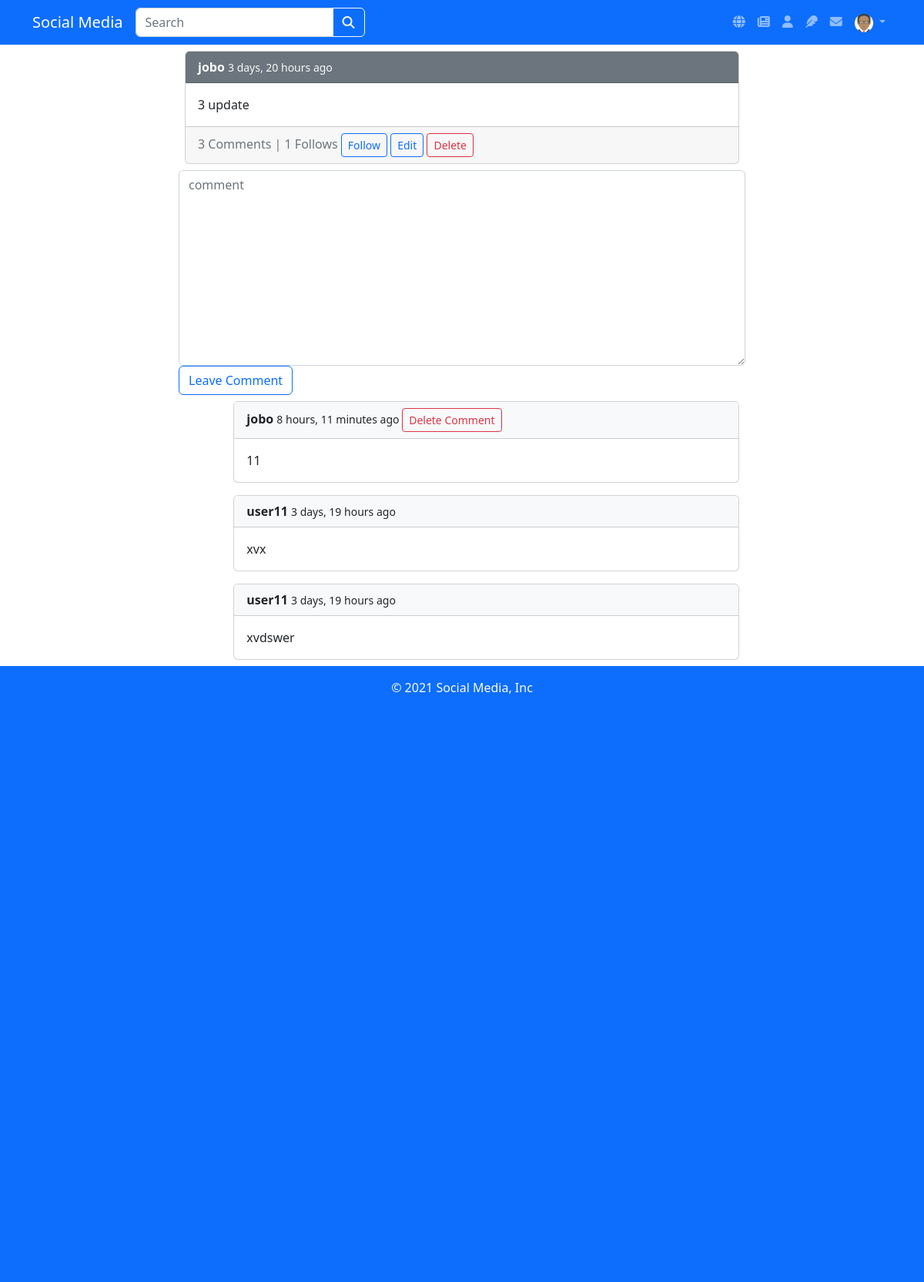
The app's page /posts/42/ (signed in) with its own data.
### users/models/profile.py (models this page shows, shortened)
class Profile(models.Model):
    GENDER_CHOICES = (
        ("M", "Male"),
        ("F", "Female"),
    )
    user = models.OneToOneField(User, on_delete=models.CASCADE)
    image = models.ImageField(default="default.jpg", upload_to="profile_pics")
    location = models.CharField(max_length=100)
    gender = models.CharField(max_length=1, choices=GENDER_CHOICES)

### posts/models/post.py (models this page shows, shortened)
class Post(models.Model):
    content = models.TextField()
    date_posted = models.DateTimeField(default=timezone.now)
    date_modified = models.DateTimeField(auto_now=True)
    author = models.ForeignKey(User, on_delete=models.CASCADE)
    @property
    def comment_count(self):
        return self.comment_set.all().count()
    @property
    def follow_count(self):
        return self.post_followed.all().count()
    @property
    def followers(self):
        return self.post_followed.values_list('user', flat=True)

### posts/models/comment.py (models this page shows)
class Comment(models.Model):
    content = models.TextField()
    date_posted = models.DateTimeField(default=timezone.now)
    date_modified = models.DateTimeField(auto_now=True)
    post = models.ForeignKey(Post, on_delete=models.CASCADE)
    author = models.ForeignKey(User, on_delete=models.CASCADE)
    class Meta:
        ordering = ['-date_posted']

### posts/views/post_detail_view.py (the view, shortened to what this page needs)
# urls.py: path('<int:pk>/', views.PostDetailView.as_view(), name='detail'),
class PostDetailView(DetailView):
    model = Post
    def get_context_data(self, **kwargs):
        context = super(PostDetailView, self).get_context_data(**kwargs)
        context['comment_form'] = CommentForm()
        return context

### posts/forms/comment_form.py
class CommentForm(forms.ModelForm):
    content = forms.CharField(
        widget=forms.Textarea(
            attrs={
                "name": "comment",
                "placeholder": "comment",
                "class": "form-control",
                "row": "3"
            }
        ),
        label=''
    )
    class Meta:
        model = Comment
        fields = ['content']

### posts/templates/posts/post_detail.html (shortened to what this page needs)
{% extends 'base.html' %}
{% load crispy_forms_tags %}
{% block content %}
<div class="row">
    <div class="col">
    </div>
    <div class="col-8">
        <div class="card m-2">
          <div class="card-header text-light bg-secondary">
              <a class="text-light text-decoration-none fw-bold" href="#">
              {{ object.author.username }}
              </a>
              <small class="fw-italic">
              {{ object.date_posted|timesince }} ago
              </small>
          </div>
          <div class="card-body">
            <p class="card-text">{{ object.content|linebreaksbr }}</p>
          </div>
          <div class="card-footer text-muted">
            {{ object.comment_count }} Comments | {{ object.follow_count }} Follows
            {% if user.id in object.followers %}
            <a href="{% url 'posts:unfollow' object.id %}" class="btn btn-outline-primary btn-sm">Unfollow</a>
            {% else %}
            <a href="{% url 'posts:follow' object.id %}" class="btn btn-outline-primary btn-sm">Follow</a>
            {% endif %}
            {% if user == object.author %}
            <a href="{% url 'posts:update' object.id %}" class="btn btn-outline-primary btn-sm">Edit</a>
            <a href="{% url 'posts:delete' object.id %}" class="btn btn-outline-danger btn-sm">Delete</a>
            {% endif %}
          </div>
        </div>
        <form method="post" action="{% url 'posts:comment-create' object.id %}">
            <fieldset class="form-group">
            {{ comment_form|crispy }}
            </fieldset>
            <div class="form-group">
                <button type="submit" class="btn btn-outline-primary">Leave Comment</button>
            </div>
        </form>
        {% for comment in object.comment_set.all %}
        <div class="row">
            <div class="col">
            </div>
            <div class="col-11">
                <div class="card m-2">
                  <div class="card-header text-dark bg-light">
                      <a class="text-dark text-decoration-none fw-bold" href="#">
                      {{ comment.author.username }}
                      </a>
                      <small class="fw-italic">
                      {{ comment.date_posted|timesince }} ago
                      </small>
                      {% if comment.author == user %}
                      <a href="{% url 'posts:comment-delete' object.id comment.id %}" class="btn btn-outline-danger btn-sm">Delete Comment</a>
                      {% endif %}
                  </div>
                  <div class="card-body">
                    <p class="card-text">{{ comment.content|linebreaksbr }}</p>
                  </div>
                </div>
            </div>
        </div>
        {% endfor %}
    </div>
    <div class="col">
    </div>
</div>
{% endblock content %}

### templates/navbar.html (shortened to what this page needs)
{% url 'posts:global-list' as global_list %}
{% url 'posts:subscribed-list' as subscribed_list %}
{% url 'users:profile' user.id as profile %}
{% url 'posts:create' as post_create %}
{% url 'chats:lobby' as lobby %}
<nav class="navbar navbar-expand-lg navbar-dark bg-primary">
  <div class="container container-fluid">
    <span class="navbar-brand mb-0 h1">Social Media</span>
    <div class="collapse navbar-collapse" id="navbarNav">
      <ul class="navbar-nav me-auto mb-2 mb-lg-0">
        {% if user.is_authenticated %}
        <form class="d-flex" role="search" action="/search/">
          <div class="input-group">
            <input type="text" name="query" class="form-control" placeholder="Search" aria-label="Recipient's username" aria-describedby="button-addon2">
            <button class="btn btn-outline-light" type="button" id="button-addon2"><i class="fa-solid fa-magnifying-glass"></i></button>
          </div>
        </form>
        {% endif %}
      </ul>
      <ul class="navbar-nav">
        {% if user.is_authenticated %}
        <li class="nav-item">
          <a href="{{ global_list }}" class="nav-link {% if request.path == global_list %}active{% endif %}"><i class="fa-solid fa-globe"></i></a>
        </li>
        <li>
          <a href="{{ subscribed_list }}" class="nav-link {% if request.path == subscribed_list %}active{% endif %}"><i class="fa-solid fa-newspaper"></i></a>
        </li>
        <li>
          <a href="{{ profile }}" class="nav-link {% if request.path == profile %}active{% endif %}"><i class="fa-solid fa-user"></i></a>
        </li>
        <li>
          <a href="{{ post_create }}" class="nav-link {% if request.path == post_create %}active{% endif %}"><i class="fa-solid fa-feather"></i></a>
        </li>
        <li class="nav-item">
          <a href="{{ lobby }}" class="nav-link {% if lobby in request.path %}active{% endif %}"><i class="fa-solid fa-envelope"></i></a>
        </li>
        <li class="nav-item dropdown">
          <a class="nav-link dropdown-toggle" href="#" role="button" data-bs-toggle="dropdown" aria-expanded="false">
            <img src="{{ user.profile.image.url }}" class="rounded-circle" style="height: 24px;" />
          </a>
        </li>
        {% endif %}
      </ul>
    </div>
  </div>
</nav>

### records on screen
Post: author.username "jobo", date_posted "3 days, 20 hours", content "3 update", comment_count "3", follow_count "1"
Comment: author.username "jobo", date_posted "8 hours, 11 minutes", shows "Delete Comment", content "11"
Comment: author.username "user11", date_posted "3 days, 19 hours", content "xvx"
Comment: author.username "user11", date_posted "3 days, 19 hours", content "xvdswer"
